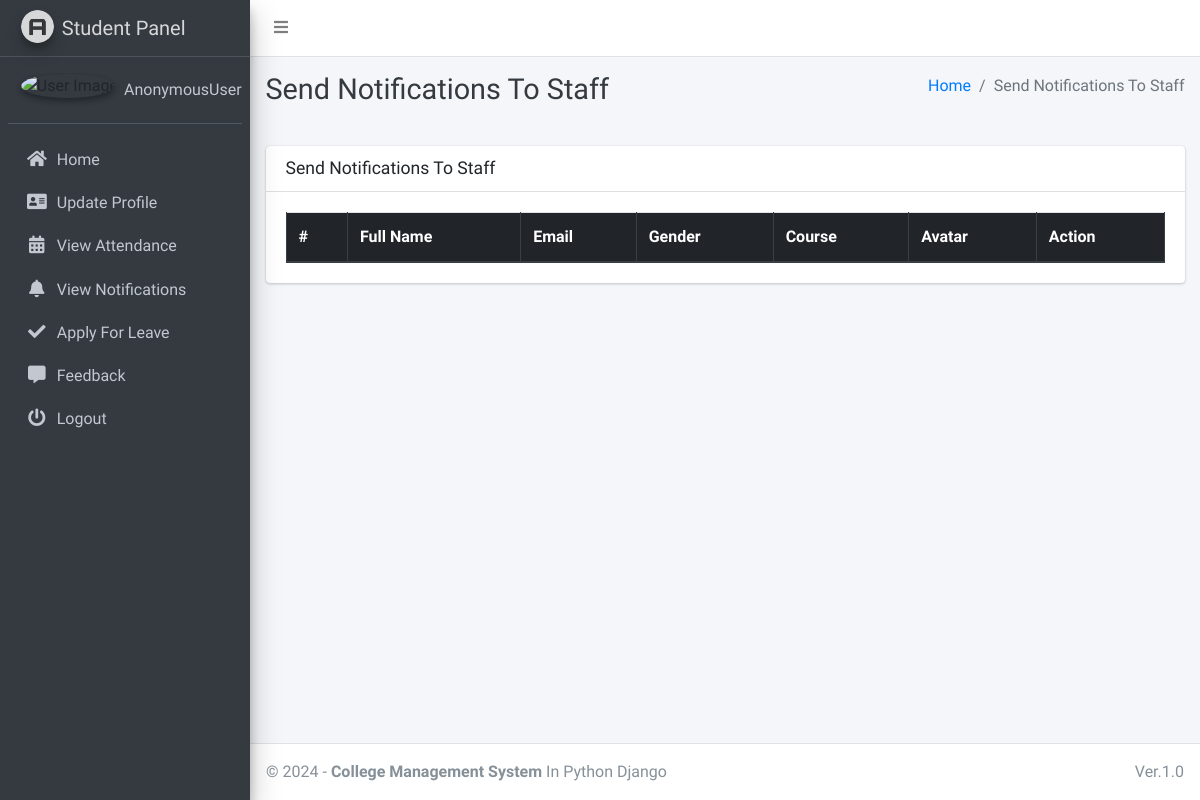
The app's page /admin_notify_staff, older data.
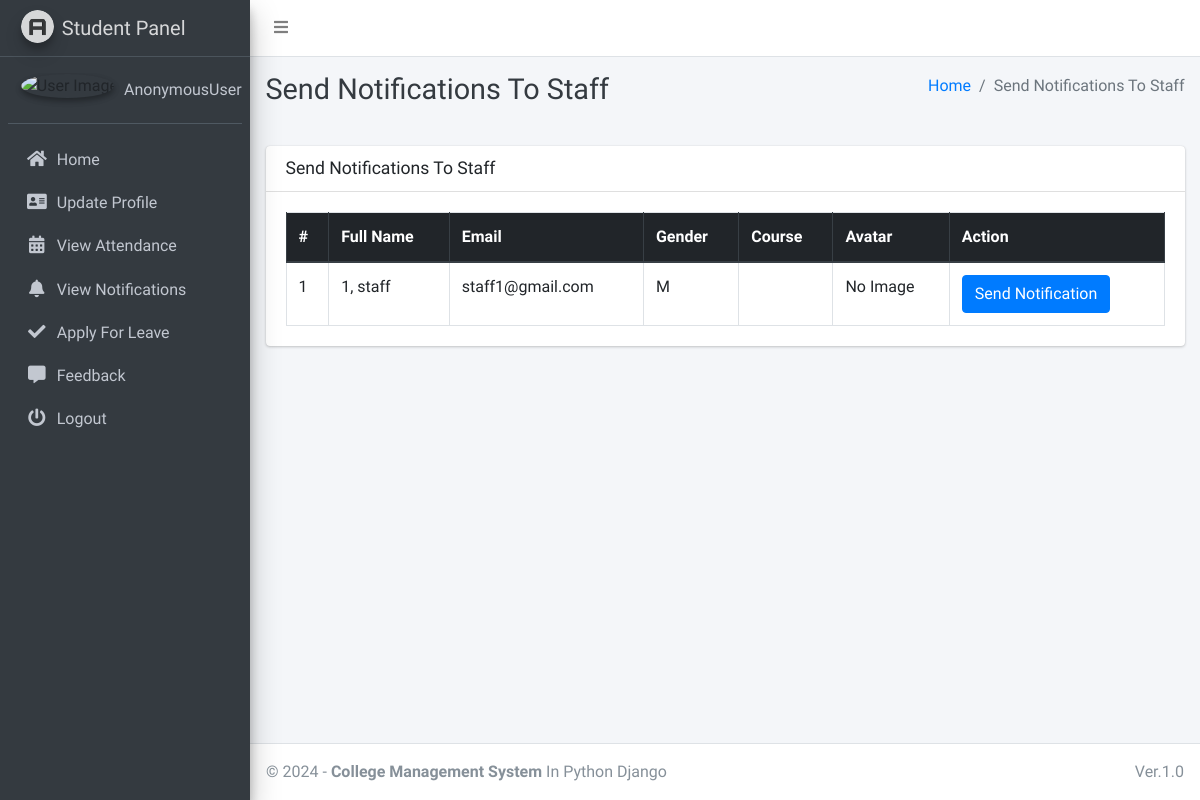
The same page, newer data.
### main_app/models.py (models this page shows, shortened)
class CustomUser(AbstractUser):
    USER_TYPE = ((1, "HOD"), (2, "Staff"), (3, "Student"))
    GENDER = [("M", "Male"), ("F", "Female")]
    username = None  # Removed username, using email instead
    email = models.EmailField(unique=True)
    user_type = models.CharField(default=1, choices=USER_TYPE, max_length=1)
    gender = models.CharField(max_length=1, choices=GENDER)
    profile_pic = models.ImageField(blank=True)
    fcm_token = models.TextField(default="")  # For firebase notifications
    created_at = models.DateTimeField(auto_now_add=True)
    updated_at = models.DateTimeField(auto_now=True)
    address = models.TextField(blank=True)
    father_name = models.CharField(max_length=150, blank=True)
    father_occupation = models.CharField(max_length=150, blank=True)
    mother_name = models.CharField(max_length=150, blank=True)
    mother_occupation = models.CharField(max_length=150, blank=True)
    mark_10 = models.FloatField(blank=True, null=True)
    mark_12 = models.FloatField(blank=True, null=True)
    academic_qualification = models.TextField(blank=True)
    work_experience = models.TextField(blank=True)
    USERNAME_FIELD = "email"
    REQUIRED_FIELDS = []
    objects = CustomUserManager()

### main_app/hod_views.py (the view)
# urls.py: path("admin_notify_staff", hod_views.admin_notify_staff,
def admin_notify_staff(request):
    staff = CustomUser.objects.filter(user_type=2)
    context = {
        'page_title': "Send Notifications To Staff",
        'allStaff': staff
    }
    return render(request, "hod_template/staff_notification.html", context)

### main_app/templates/hod_template/staff_notification.html (shortened to what this page needs)
{% extends 'main_app/base.html' %}
{% load static %}
{% block page_title %}{{page_title}}{% endblock page_title %}
{% block content %}
<section class="content">
    <div class="container-fluid">
        <div class="row">
            <div class="col-md-12">
                <div class="card">
                    <div class="card-header">
                        <h3 class="card-title">{{page_title}}</h3>
                    </div>
                    <div class="card-body">
                        <table id="example2" class="table table-bordered table-hover">
                            <thead class="thead-dark">
                                <tr>
                                    <th>#</th>
                                    <th>Full Name</th>
                                    <th>Email</th>
                                    <th>Gender</th>
                                    <th>Course</th>
                                    <th>Avatar</th>
                                    <th>Action</th>
                                </tr>
                            </thead>
                            <tbody>
                                {% for staff in allStaff %}
                                <tr>
                                    <td>{{ forloop.counter }}</td>
                                    <td>{{staff.last_name}}, {{staff.first_name}}</td>
                                    <td>{{staff.email}}</td>
                                    <td>{{staff.gender}}</td>
                                    <td>{{staff.staff.course.name}}</td>
                                    <td>
                                        {% if staff.profile_pic == ""  %}
                                        No Image
                                        {% else %}
                                        <img class="img img-fluid mb-2" height="56" width="56"
                                            src="{{staff.profile_pic}}" alt="">
                                        {% endif %}
                                    </td>
                                    <td><button data-toggle = "modal" data-target = "#myModal"class="btn btn-primary show_notification" value="{{staff.id}}">Send Notification</button>
                                    </td>
                                </tr>
                                {% endfor %}
                            </tbody>
                        </table>
                    </div>
                </div>
            </div>
        </div>
    </div>
</section>
{% endblock content %}

Row changes from the older to the newer data that the page shows:
added CustomUser: last_name "1", first_name "staff", email "staff1@gmail.com", gender "M", profile_pic "No Image", {{ staff.id }} 25 (drawn)
